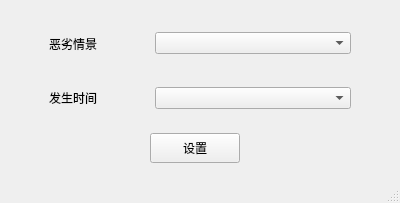
<?xml version="1.0" encoding="UTF-8"?>
<ui version="4.0">
 <class>bsone_mainwindow</class>
 <widget class="QMainWindow" name="bsone_mainwindow">
  <property name="geometry">
   <rect>
    <x>0</x>
    <y>0</y>
    <width>400</width>
    <height>203</height>
   </rect>
  </property>
  <property name="windowTitle">
   <string>MainWindow</string>
  </property>
  <widget class="QWidget" name="centralwidget">
   <layout class="QVBoxLayout" name="verticalLayout">
    <property name="topMargin">
     <number>15</number>
    </property>
    <item>
     <widget class="QWidget" name="widget" native="true">
      <layout class="QHBoxLayout" name="horizontalLayout">
       <property name="leftMargin">
        <number>40</number>
       </property>
       <property name="rightMargin">
        <number>40</number>
       </property>
       <property name="bottomMargin">
        <number>0</number>
       </property>
       <item>
        <widget class="QLabel" name="bsone_lab1">
         <property name="maximumSize">
          <size>
           <width>100</width>
           <height>16777215</height>
          </size>
         </property>
         <property name="text">
          <string>恶劣情景</string>
         </property>
        </widget>
       </item>
       <item>
        <widget class="QComboBox" name="comboBox"/>
       </item>
      </layout>
     </widget>
    </item>
    <item>
     <widget class="QWidget" name="widget_2" native="true">
      <layout class="QHBoxLayout" name="horizontalLayout_2">
       <property name="spacing">
        <number>6</number>
       </property>
       <property name="leftMargin">
        <number>40</number>
       </property>
       <property name="rightMargin">
        <number>40</number>
       </property>
       <property name="bottomMargin">
        <number>0</number>
       </property>
       <item>
        <widget class="QLabel" name="bsone_lab2">
         <property name="maximumSize">
          <size>
           <width>100</width>
           <height>16777215</height>
          </size>
         </property>
         <property name="text">
          <string>发生时间</string>
         </property>
        </widget>
       </item>
       <item>
        <widget class="QComboBox" name="comboBox_2"/>
       </item>
      </layout>
     </widget>
    </item>
    <item>
     <widget class="QWidget" name="widget_3" native="true">
      <layout class="QHBoxLayout" name="horizontalLayout_3">
       <property name="leftMargin">
        <number>0</number>
       </property>
       <item>
        <widget class="QPushButton" name="bsone_btn">
         <property name="minimumSize">
          <size>
           <width>90</width>
           <height>30</height>
          </size>
         </property>
         <property name="maximumSize">
          <size>
           <width>90</width>
           <height>30</height>
          </size>
         </property>
         <property name="text">
          <string>设置</string>
         </property>
        </widget>
       </item>
      </layout>
     </widget>
    </item>
   </layout>
  </widget>
  <widget class="QMenuBar" name="menubar">
   <property name="geometry">
    <rect>
     <x>0</x>
     <y>0</y>
     <width>400</width>
     <height>22</height>
    </rect>
   </property>
  </widget>
  <widget class="QStatusBar" name="statusbar"/>
 </widget>
 <resources/>
 <connections/>
</ui>
